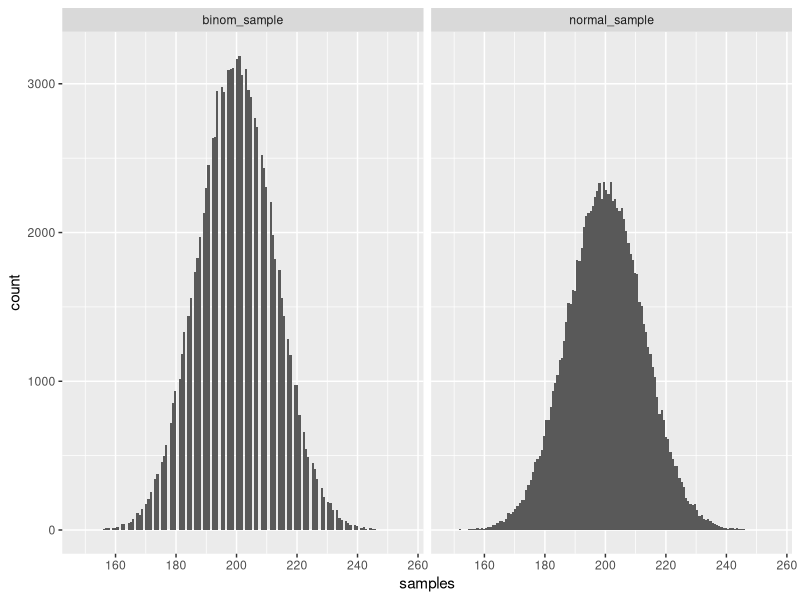
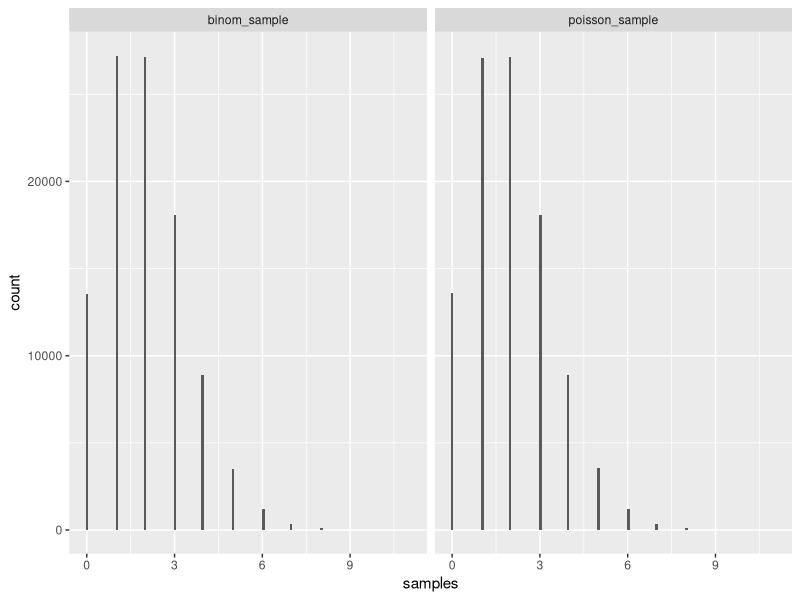
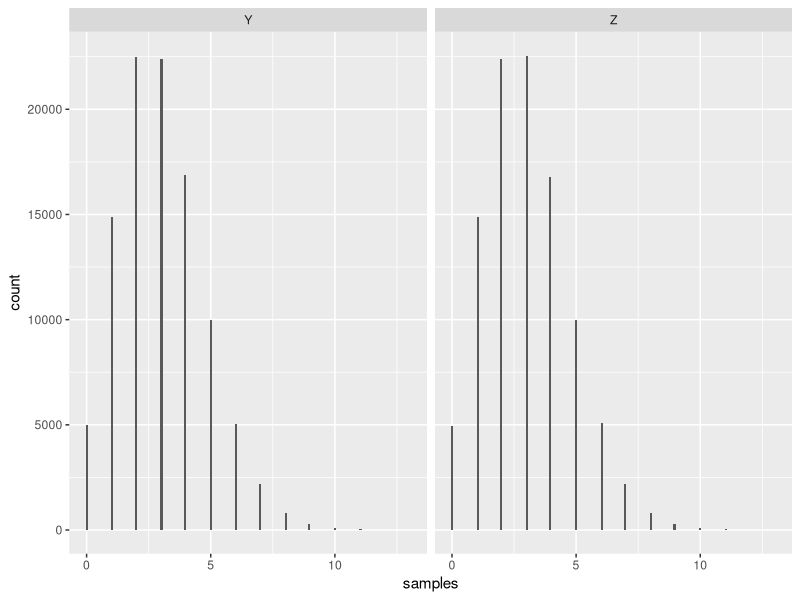
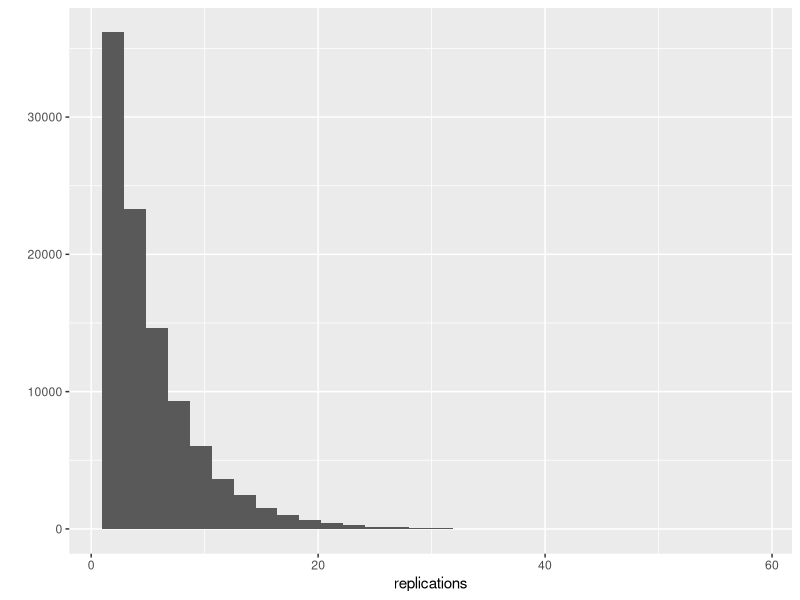
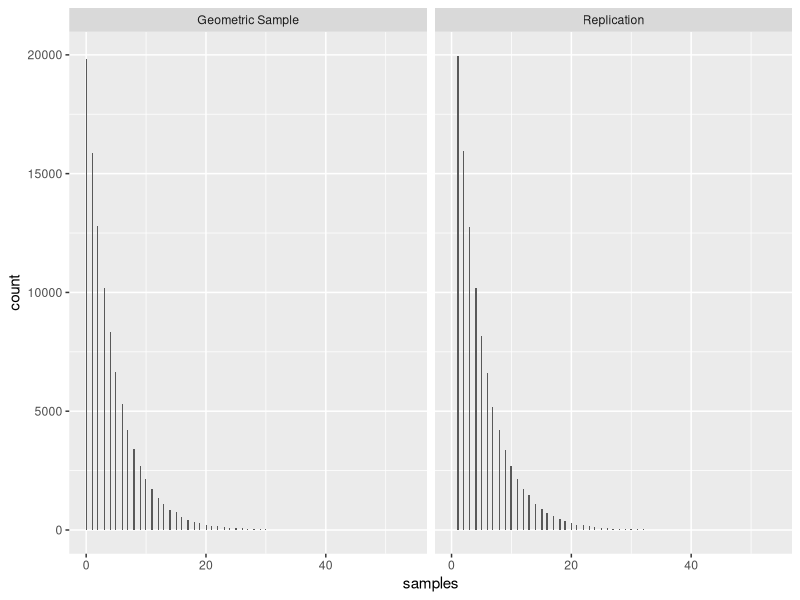
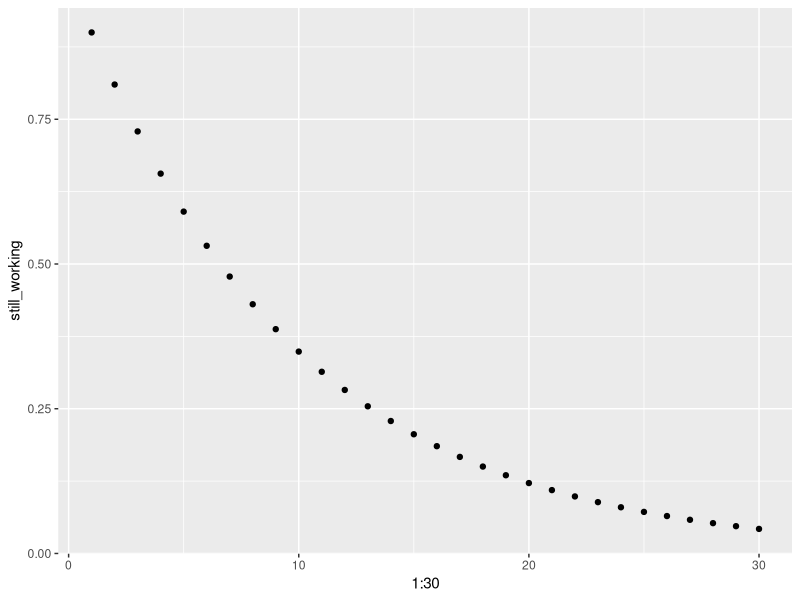

Here is the R script that generated these plots, in order:
## ---- chunk 1
knitr::opts_chunk$set(echo = TRUE)
## ---- chunk 2
library(tidyverse)
## ---- chunk 3
# Generate 10 separate random flips with probability .3
rbinom(10, 1, 0.3)

# Generate 5 occurrences of flipping 10 coins, each with 30% probability
rbinom(5, 10, 0.3)
## ---- chunk 4
# Calculate the probability that 2 coins are heads
dbinom(2, 10, .3)

# Confirm the probability with the average
mean(rbinom(10000, 10, .3) == 2)
## ---- chunk 5
# Calculate the probability that at least five coins are heads
1 - pbinom(4,10, .3)

# Confirm your answer with a simulation of 10,000 trials
mean(rbinom(10000, 10, .3) >= 5)

# Try now with 100, 1000, 10,000, and 100,000 trials
mean(rbinom(100, 10, .3) >= 5)
mean(rbinom(1000, 10, .3) >= 5)
mean(rbinom(10000, 10, .3) >= 5)
mean(rbinom(100000, 10, .3) >= 5)
## ---- chunk 6
# Calculate the expected value using the exact formula
25 * .3

# Confirm with a simulation using rbinom
mean(rbinom(10000, 25, .3))
## ---- chunk 7
# Calculate the variance using the exact formula
25 * .3 * (1 - .3)

# Confirm with a simulation using rbinom
var(rbinom(10000, 25, .3))
## ---- chunk 8
# Simulate 100,000 flips of a coin with a 40% chance of heads
A <- rbinom(100000, 1, .4)

# Simulate 100,000 flips of a coin with a 20% chance of heads
B <- rbinom(100000, 1, .2)

# Estimate the probability both A and B are heads
mean(A & B)

# Simulate 100,000 flips of coin C (70% chance of heads)
C <- rbinom(100000, 1, .7)

# Estimate the probability A, B, and C are all heads
mean(A & B & C)
## ---- chunk 9
# Simulate 100,000 flips of a coin with a 60% chance of heads
A <- rbinom(100000, 1, .6)

# Simulate 100,000 flips of a coin with a 10% chance of heads
B <- rbinom(100000, 1, .10)

# Estimate the probability either A or B is heads
mean(A | B)
## ---- chunk 10
# Use rbinom to simulate 100,000 draws from each of X and Y
X <- rbinom(100000, 10, .6)
Y <- rbinom(100000, 10, .7)

# Estimate the probability either X or Y is <= to 4
mean(X <= 4 | Y <= 4)

# Use pbinom to calculate the probabilities separately
prob_X_less <- pbinom(4, 10, .6)
prob_Y_less <- pbinom(4, 10, .7)

# Combine these to calculate the exact probability either <= 4
prob_X_less + prob_Y_less - (prob_X_less * prob_Y_less)
## ---- chunk 11
# Simulate 100,000 draws of a binomial with size 20 and p = .1
X <- rbinom(100000, 20, .1)

# Estimate the expected value of X
mean(X)

# Estimate the expected value of 5 * X
mean(5 * X)
## ---- chunk 12
# X is simulated from 100,000 draws of a binomial with size 20 and p = .1
X <- rbinom(100000, 20, .1)

# Estimate the variance of X
var(X)

# Estimate the variance of 5 * X
var(5 * X)
## ---- chunk 13
# Simulate 100,000 draws of X (size 20, p = .3) and Y (size 40, p = .1)
X <- rbinom(100000, 20, .3)
Y <- rbinom(100000, 40, .1)

# Estimate the expected value of X + Y
mean(X + Y)

# Find the variance of X + Y
var(X + Y)

# Find the variance of 3 * X + Y
var(3 * X + Y)
## ---- chunk 14
# Simulate 50000 cases of flipping 20 coins from fair and from biased
fair <- rbinom(50000, 20, .5)
biased <- rbinom(50000, 20, .75)

# How many fair cases, and how many biased, led to exactly 11 heads?
fair_11 <- sum(fair == 11)
biased_11 <- sum(biased == 11)

# Find the fraction of fair coins that are 11 out of all coins that were 11
fair_11 / (fair_11 + biased_11)
## ---- chunk 15
# Simulate 50000 cases of flipping 20 coins from fair and from biased
fair <- rbinom(50000, 20, .5)
biased <- rbinom(50000, 20, .75)

# How many fair cases, and how many biased, led to exactly 16 heads?
fair_16 <- sum(fair == 16)
biased_16 <- sum(biased == 16)

# Find the fraction of fair coins that are 16 out of all coins that were 16
fair_16 / (fair_16 + biased_16)
## ---- chunk 16
# Simulate 8000 cases of flipping a fair coin, and 2000 of a biased coin
fair_flips <- rbinom(8000, 20, .5)
biased_flips <-rbinom(2000, 20, .75)

# Find the number of cases from each coin that resulted in 14/20
fair_14 <- sum(fair_flips == 14)
biased_14 <- sum(biased_flips == 14)

# Use these to estimate the posterior probability
fair_14 / (biased_14 + fair_14)
## ---- chunk 17
# Simulate 80,000 draws from fair coin, 10,000 from each of high and low coins
flips_fair <- rbinom(80000, 20, .5)
flips_high <- rbinom(10000, 20, .75)
flips_low <- rbinom(10000, 20, .25)

# Compute the number of coins that resulted in 14 heads from each of these piles
fair_14 <- sum(flips_fair == 14)
high_14 <- sum(flips_high == 14)
low_14 <- sum(flips_low == 14)

# Compute the posterior probability that the coin was fair
fair_14 / (fair_14 + high_14 + low_14)
## ---- chunk 18
# Use dbinom to calculate the probability of 11/20 heads with fair or biased coin
probability_fair <- dbinom(11, 20, .5)
probability_biased <- dbinom(11, 20, .75)

# Calculate the posterior probability that the coin is fair
probability_fair / (probability_fair + probability_biased)
## ---- chunk 19
# Find the probability that a coin resulting in 14/20 is fair
dbinom(14, 20, .5) / (dbinom(14, 20, .5) + dbinom(14, 20, .75))

# Find the probability that a coin resulting in 18/20 is fair
dbinom(18, 20, .5) / (dbinom(18, 20, .5) + dbinom(18, 20, .75))
## ---- chunk 20
# Use dbinom to find the probability of 16/20 from a fair or biased coin
probability_16_fair <- dbinom(16, 20, .5)
probability_16_biased <- dbinom(16, 20, .75)

# Use Bayes' theorem to find the posterior probability that the coin is fair
probability_16_fair * .99 / ((probability_16_fair * .99) + (probability_16_biased * .01))
## ---- chunk 21
mean <- 1000 * 0.2
variance <- 1000 * 0.2 * (1 - 0.2)
paste0("The mean is: ",as.character(mean))
paste0("The variance is: ",as.character(variance))
## ---- chunk 22
# Set the number of observations
n_obs <- 100000

# Set the number of trials
n_trials <- 1000

# Set the probability of success on each trial
pr_success <- .2

# Draw a random sample of 100,000 from the Binomial(1000, .2) distribution
binom_sample <- rbinom(n_obs, n_trials, pr_success)

# Draw a random sample of 100,000 from the normal approximation
normal_sample <- rnorm(n_obs, (n_trials*pr_success), sqrt((n_trials*pr_success)*(1-pr_success)))

# Create a data frame containing the type of distribution and the value of each type of distribution
df <- data.frame(distribution_type = c(rep("binom_sample",length(binom_sample)), rep("normal_sample",length(normal_sample))), samples = c(binom_sample,normal_sample))

library(ggplot2)

# Set the bin-width based on Freedman-Diaconis rule
num_bins <- 2 * IQR(normal_sample) / length(normal_sample)^(1/3)

# Plot two histograms for comparing each distribution type
ggplot(data = df, aes(x=samples)) +
     geom_histogram(binwidth = num_bins) +
     facet_wrap(~distribution_type)
## ---- chunk 23
# Simulations from the normal and binomial distributions
binom_sample <- rbinom(100000, 1000, .2)
normal_sample <- rnorm(100000, 200, sqrt(160))

# Use binom_sample to estimate the probability of <= 190 heads
mean(binom_sample <= 190)

# Use normal_sample to estimate the probability of <= 190 heads
mean(normal_sample <= 190)

# Calculate the probability of <= 190 heads with pbinom
pbinom(190, 1000, .2)

# Calculate the probability of <= 190 heads with pnorm
pnorm(190, 200, sqrt(160))
## ---- chunk 24
n_obs <- 100000
n_trials <- 1000
probability <- .002

# Draw a random sample of 100,000 from the Binomial(1000, .002) distribution
binom_sample <- rbinom(n_obs, n_trials, probability)

# Draw a random sample of 100,000 from the Poisson approximation
poisson_sample <- rpois(n_obs, n_trials * probability)

# Create a data frame containing the type of distribution and the value of each type of distribution
df <- data.frame(distribution_type = c(rep("binom_sample",length(binom_sample)), rep("poisson_sample",length(poisson_sample))), samples = c(binom_sample,poisson_sample))

library(ggplot2)

# Set the bin-width based on Freedman-Diaconis rule
num_bins <- 2 * IQR(poisson_sample) / length(poisson_sample)^(1/3)

# Plot two histograms for comparing each distribution type
ggplot(data = df, aes(x=samples)) +
     geom_histogram(binwidth = num_bins) +
     facet_wrap(~distribution_type)
## ---- chunk 25
# Simulate 100,000 draws from Poisson(2)
poisson_sample <- rpois(100000, 2)

# Find the percentage of simulated values that are 0
sum(poisson_sample == 0) / length(poisson_sample)

# Use dpois to find the exact probability that a draw is 0
dpois(0, 2)
## ---- chunk 26
# Simulate 100,000 draws from Poisson(1)
W <- rpois(100000, 1)

# Simulate 100,000 draws from Poisson(2)
X <- rpois(100000, 2)

# Simulate 100,000 draws from Poisson(3)
Y <- rpois(100000, 3)

# Add X and Y together to create Z
Z <- W + X

# Create a data frame containing the type of distribution and the value of each type of distribution
df <- data.frame(distribution_type = c(rep("Y",length(Y)),
                                       rep("Z",length(Z))),
                 samples = c(Y, Z))

library(ggplot2)

# Set the bin-width based on Freedman-Diaconis rule
num_bins <- 2 * IQR(Z) / length(Z)^(1/3)

# Plot two histograms for comparing each distribution type
ggplot(data = df, aes(x=samples)) +
     geom_histogram(binwidth = num_bins) +
     facet_wrap(~distribution_type)
## ---- chunk 27
# Simulate 100 instances of flipping a 20% coin
flips <- rbinom(100, 1, .2)

# Use which to find the first case of 1 ("heads")
which(flips == 1)[1]
## ---- chunk 28
# Replicate this 100,000 times using replicate()
replications <- replicate(100000, 
                          which(rbinom(100, 1, 0.2) == 1)[1])

# Histogram the replications with qplot
qplot(replications)
## ---- chunk 29
# Use replication to generate the geometric series
replications <- replicate(100000, which(rbinom(100, 1, .2) == 1)[1])

# Generate 100,000 draws from the corresponding geometric distribution
geom_sample <- rgeom(100000, .2)

# Create a data frame containing the type of distribution and the value of each type of distribution
df <- data.frame(distribution_type = c(rep("Replication",length(replications)),
                                       rep("Geometric Sample",length(geom_sample))),
                 samples = c(replications, geom_sample))

library(ggplot2)

# Set the bin-width based on Freedman-Diaconis rule
num_bins <- 2 * IQR(geom_sample) / length(geom_sample)^(1/3)

# Plot two histograms for comparing each distribution type
ggplot(data = df, aes(x=samples)) +
     geom_histogram(binwidth = num_bins) +
     facet_wrap(~distribution_type)
## ---- chunk 30
# Find the probability the machine breaks on 5th day or earlier
pgeom(4, .1)

# Find the probability the machine is still working on 20th day
1 - pgeom(19, .1)
## ---- chunk 31
# Calculate the probability of machine working on day 1-30
still_working <- 1 - pgeom(0:29, .1)

# Plot the probability for days 1 to 30
qplot(1:30, still_working)
